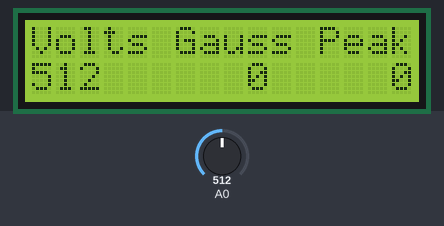
Bench run of a sketch on a simulated Arduino Nano, built with avr-gcc and run on an emulated ATmega328P. Shown: 16×2 character LCD. Inputs (shaded band) come from the test bench; at power-on: A0 = 512.

Above: at 1.2 s.
1.3 s: A0 set to 533
At 2.5 s:
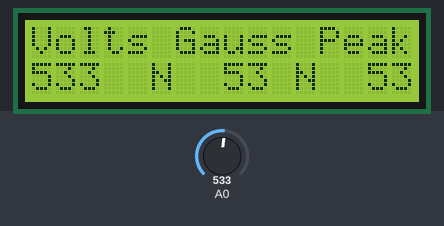
2.8 s: A0 set to 306
At 3.8 s:
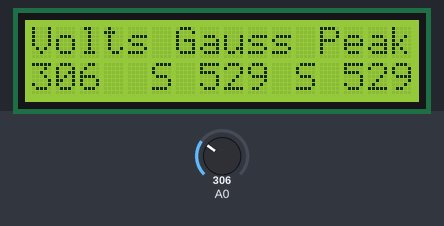
4.3 s: A0 set to 511
At 5.5 s:
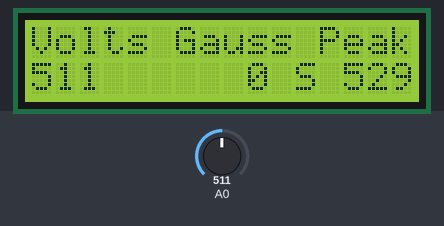
5.8 s: A0 set to 716
At 5.84 s:
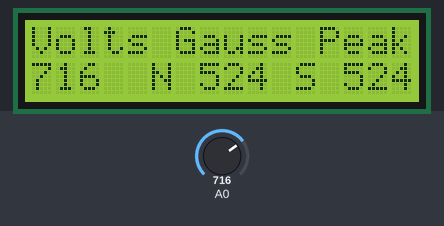
Timing chart, 0 to 8.3 s (numbered marks = the images above; inputs shaded):
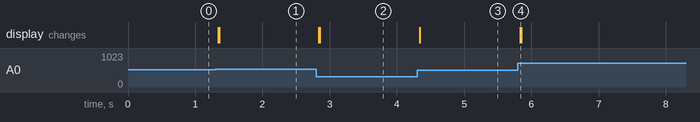

The sketch:

gauss_meter.ino
```cpp
/*
 *  Gauss Meter
 *  Arduino Nano
 *  SS495A Hall Effect Sensor
 *  16x2 I2C LCD
 */

#include <Wire.h>
#include <LiquidCrystal_I2C.h>

LiquidCrystal_I2C lcd(0x27, 16, 2);

static int voltageZero = 0,
           peak = 0;

int voltage = 0,
    gauss = 0,
    gaussAbs = 0;


void setup() {
  lcd.init();
  lcd.backlight();
  voltageZero = analogRead(A0);

  // Set cursor column, row
  //Static Text
  lcd.setCursor(0, 0);
  lcd.print("Volts");

  lcd.setCursor(6, 0);
  lcd.print("Gauss");

  lcd.setCursor(12, 0);
  lcd.print("Peak");
}


void loop() {
  gaussValues();
  gaussDisplay();
}


void gaussValues() {
  voltage = analogRead(A0);
  gauss = (voltage - voltageZero) * 2.57;
  gaussAbs = abs(gauss);
}


int peakFunc () {
  static int threshold = 0;

  if (gaussAbs > threshold && gaussAbs > 8) {
    threshold = gaussAbs;
    peak = gauss;
  }
  else if (gaussAbs < 8) {
    threshold = 0;
  }

  return peak;
}


char polarity (int v, int vZero) {
  if (v < vZero - 3) {
    return ('S');
  }
  else if (v > vZero + 3) {
    return ('N');
  }
  else {
    return (' ');
  }
}


// Add padding spaces to overwrite previous digits, absolute and reduce noise around 0.
void padding(int var, int x, int y) {
  var = abs(var);

  lcd.setCursor(x, y);

  if (var < 10) {
    lcd.print("   ");
    lcd.setCursor(x + 3, y);
  }
  else if (var < 100) {
    lcd.print("  ");
    lcd.setCursor(x + 2, y);
  }
  else if (var < 1000) {
    lcd.print(" ");
    lcd.setCursor(x + 1, y);
  }

  if (var < 6) {
    lcd.print("0");
  } else if (var > 9999) {
    lcd.print("eror");
  } else {
    lcd.print(var);
  }
}


void gaussDisplay() {
  // Set cursor column, row
  padding(voltage, -1, 1);


  padding(gaussAbs, 6, 1);

  lcd.setCursor(5, 1);
  lcd.print(polarity(voltage, voltageZero));


  lcd.setCursor(11, 1);
  lcd.print(polarity(peak, 0));

  padding (peakFunc(), 12, 1);
}
```

Measured:
- the behaviour switches between 515 and 516 on A0 (found by bisection; images 0 and 1)
- after the input at 1.3 s, the display: first changes at once (image 1 shows a later state)
- after the input at 2.8 s, the display: first changes at once (image 2 shows a later state)
- after the input at 4.3 s, the display: changes at once (image 3)
- after the input at 5.8 s, the display: changes at once (image 4)
